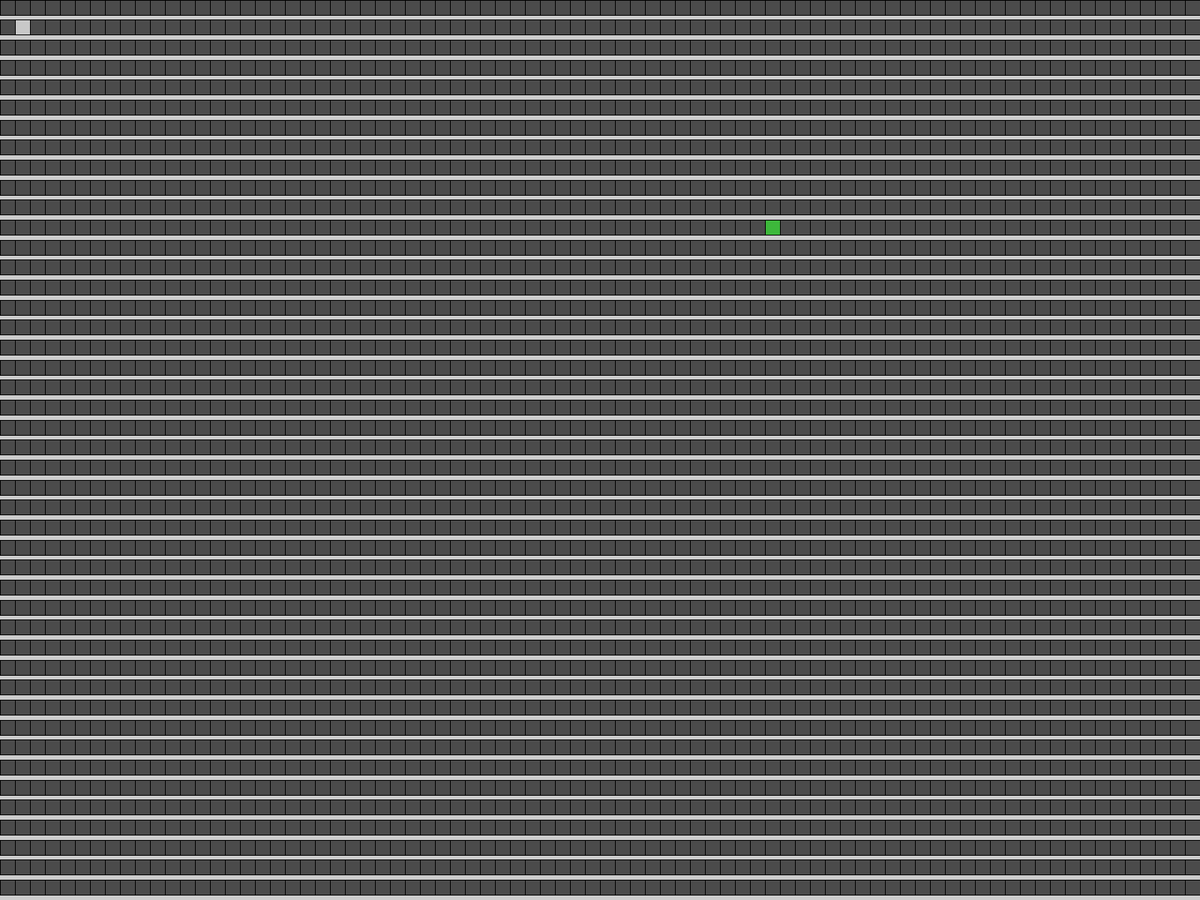
Frame 1 (no input)
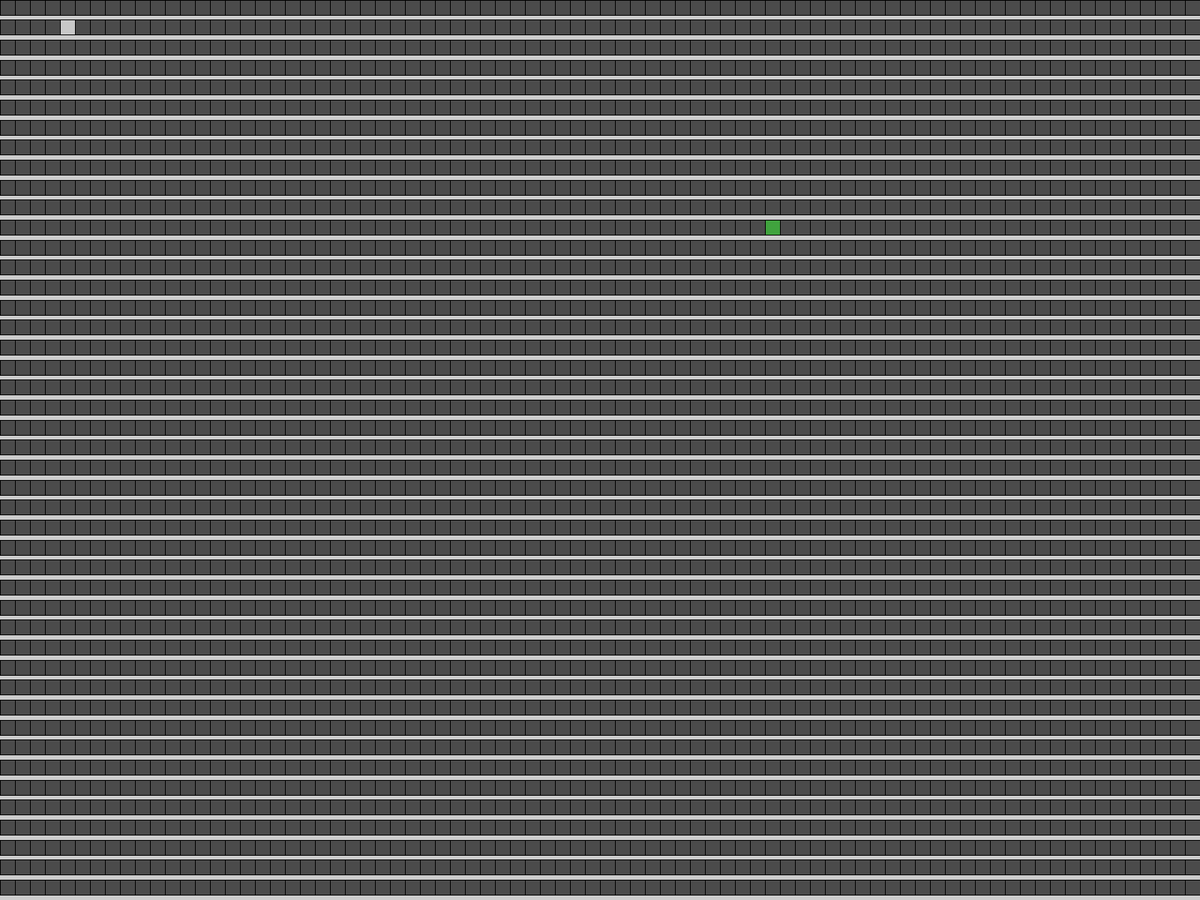
Frame 60 (the mouse pressed at the canvas centre just before this capture)
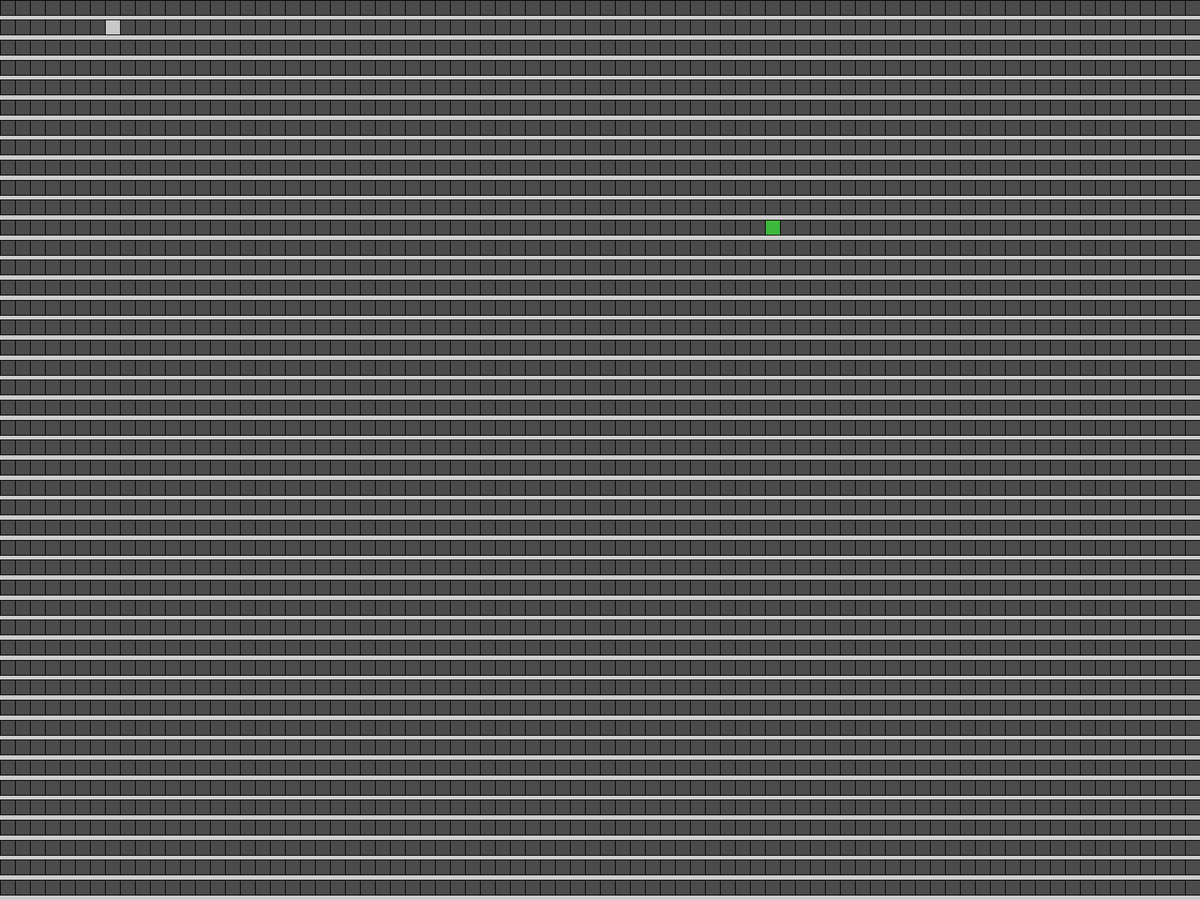
Frame 120 (the mouse held since frame 60 and released just before this capture)

The Processing sketch that drew these frames (run headless with seeded random() and noise(); from frame 60 on, the mouse is pressed at the canvas centre):

// Processing sketch: snake
// ── snake.pde
import java.util.LinkedList;
import java.util.Deque;

class Board {
  // Keep these constants in the aspect ratio of your monitor. 
  int WIDTH = 80;
  int HEIGHT = 45;
  Square[][] squares = new Square[WIDTH][HEIGHT];
  Food food;

  Board() {
    float squareHeight = width / WIDTH;
    for (int i = 0; i < WIDTH; i++) {
      for (int j = 0; j < HEIGHT; j++) {
        squares[i][j] = new Square(i * width / WIDTH, j * height / HEIGHT, squareHeight);
      }
    }
    spawnFood();
  }

  Square get(int x, int y) {
    return squares[x][y];
  }

  void spawnFood() {
    food = new Food(squares[int(random(WIDTH))][int(random(HEIGHT))]);
  }

  void draw() {
    for (int i = 0; i < WIDTH; i++) {
      for (int j = 0; j < HEIGHT; j++) {
        squares[i][j].draw();
      }
    }
    food.draw();
  }
}

class Food {
  static final int ANIMATION_DURATION = 3;
  static final color BRIGHT = #3db83b;
  static final color DARK = #40a33e;
  Square square;
  int timer;
  color currentColor = BRIGHT;

  Food(Square square) {
    this.square = square;
    timer = 0;
  }

  void draw() {
    if (timer == ANIMATION_DURATION) {
      if (currentColor == BRIGHT) {
        currentColor = DARK;
      } else {
        currentColor = BRIGHT;
      }
      timer = 0;
    }
    timer++;
    this.square.drawColor(currentColor);
  }
}

class Square {
  float x;
  float y;
  float diameter;
  boolean alive;
  static final int ON_COLOR = 200;
  static final int OFF_COLOR = 75;

  Square(float x, float y, float diameter) {
    this.x = x;
    this.y = y;
    this.diameter = diameter;
  }

  void on() {
    alive = true;
  }

  void off() {
    alive = false;
  }

  boolean isAlive() {
    return alive;
  }

  void draw() {
    if (alive) {
      drawColor(ON_COLOR);
    } else {
      drawColor(OFF_COLOR);
    }
  }

  void drawColor(color c) {
    fill(c);
    rect(x, y, diameter, diameter);
  }
}

class Snake {
  Board board;
  boolean alive = true;
  int growCount = 0;
  int headX;
  int headY;
  Deque<Square> body;
  int direction;
  Snake(int headX, int headY, Board board) {
    this.headX = headX;
    this.headY = headY;
    this.board = board;
    body = new LinkedList<Square>();
    Square head = board.get(headX, headY);
    head.on();
    body.addFirst(head);
    direction = RIGHT;
  }

  void setDirection(int direction) {
    if (!areOpposed(snake.direction, direction)) {
      this.direction = direction;
    }
  }

  void grow() {
    growCount++;
  }

  void next() {
    for (Square square: body) {
      square.off();
    }
    if (!alive) {
      return;
    }
    // Increment the location of the head if it doesn't go out of bounds
    if (direction == UP && headY-1 >= 0) {
      headY--;
    } else if (direction == DOWN && headY+1 < board.HEIGHT) {
      headY++;
    } else if (direction == RIGHT && headX+1 < board.WIDTH) {
      headX++;
    } else if (direction == LEFT && headX-1 >= 0) {
      headX--;
    } else {
      alive = false;
      return;
    }
    Square newHead = board.get(headX, headY);
    // Check to see if the snake collides with itself
    for (Square square: body) {
      if (newHead == square) {
        alive = false;
        return;
      } 
    }
    // Check to see if the snake eats the food
    if (newHead == board.food.square) {
      board.spawnFood();
      grow();
    }
    body.addFirst(newHead);
    if (growCount > 0) {
      growCount--;
    } else {
      body.removeLast();
    }
    for (Square square: body) {
      square.on();
    }
  }
}


int[] xAxisOpposites = {LEFT, RIGHT};
int[] yAxisOpposites = {UP, DOWN};
int[][] axesOpposites = {xAxisOpposites, yAxisOpposites};
boolean areOpposed(int direction, int other) {
  return areOpposed(direction, other, axesOpposites);
}

boolean areOpposed(int direction, int other, int[][] axesOpposites) {
  if (direction == other) {
    return false;
  }
  for (int[] opposites: axesOpposites){
    int total = 0;
    for (int dir: opposites) {
      if (dir == direction || dir == other) {
        total++;
      }
    }
    if (total == opposites.length) {
      return true;
    } 
  }
  return false;
}

Board board;
Snake snake;

void setup() {
  // 120 fps for smooth input 
  frameRate(120);
  fullScreen();
  board = new Board();
  snake = new Snake(1, 1, board);
  board.draw();
}

// Each draw lasts 20 frames
int timer = 0;
int frameLength = 20;
void draw() {
  timer++;
  if (timer >= frameLength) {
    timer = 0;
    snake.next();
    board.draw();
  }
}

void keyPressed() {
  if (keyCode == UP || keyCode == DOWN || keyCode == LEFT || keyCode == RIGHT) {
      snake.setDirection(keyCode);
    }
}
